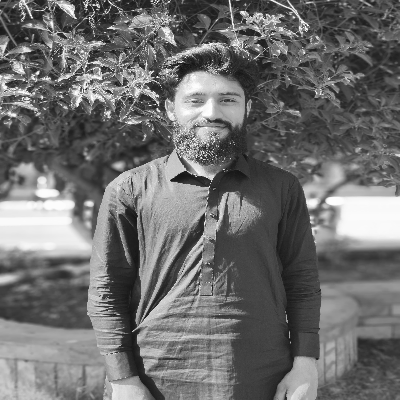
#> input picture Day3/resize.png, 400 x 400 px
$ python Rotaite.py
#> lines starting #> are read from the running program, lines starting #| are printed output that depends on the picture
import cv2


image = cv2.imread("resize.png")
#> image is the input picture: shape (400, 400, 3); min 9, max 255, mean 110.8


(h,w) = image.shape[:2]
#> h = 400; w = 400

center = (w // 2, h // 2)
#> center = (200, 200)

M = cv2.getRotationMatrix2D(center, -245, 1.0)

rotated = cv2.warpAffine(image, M, (w,h))
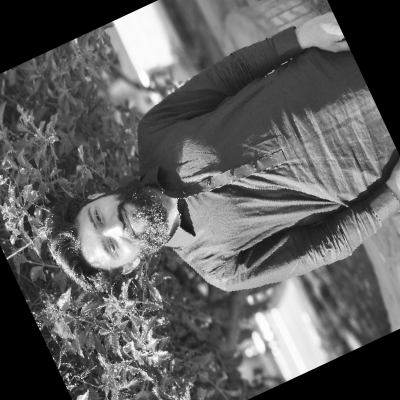
#> rotated: shape (400, 400, 3); min 0, max 255, mean 95.5

cv2.imshow("rotated", rotated)
cv2.waitKey(0)
cv2.destroyAllWindows()
